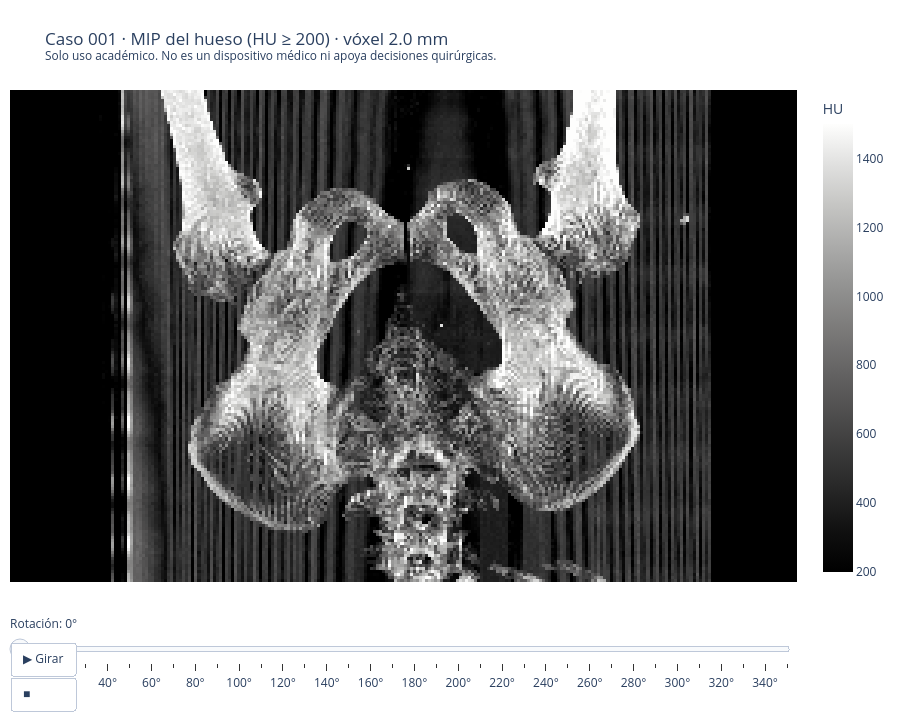

Here is the notebook cell this chart was saved with:
### Markdown cell above
## 6. Visualizador 1 — MIP del volumen crudo (solo hueso)

Este visualizador es preprocesamiento clásico, **sin modelo** — la idea es tener
una referencia de lo que se ve con puro procesamiento de imagen, antes de que
haya red que comparar.

El proceso: umbral de hueso en HU sobre el volumen sin procesar, remuestreo a
vóxel isotrópico de 2 mm (solo para que la proyección no salga deformada, porque
el espaciado original no es isotrópico) y proyección de máxima intensidad.
Girando el volumen alrededor del eje cráneo-caudal se arma la vista 3D: el
slider recorre los ángulos y el botón ▶ lo anima.

Lo exporto como HTML autocontenido para que el dashboard de la semana 11 lo
incruste tal cual, sin dependencias.

### Code cell
UMBRAL_HU = 200
viz_mip.figura_tres_vistas(caso.ct, caso.spacing, caso.id, UMBRAL_HU).savefig(SALIDAS / f"mip3_{caso.id}.png", dpi=110)
fig = viz_mip.figura_mip(caso.ct, caso.spacing, caso.id, umbral_hu=UMBRAL_HU)
fig.write_html(SALIDAS / f"visualizador1_mip_{caso.id}.html", include_plotlyjs="cdn")
fig.show()

### Figure 1 — Plotly figure (JSON) as saved in the notebook; plotly's stock layout.template omitted (floating-point values rounded to 4 significant figures; data arrays with more than 128 entries replaced by an {"elided": "..."} marker saying what was removed)
{"data": [{"colorbar": {"title": {"text": "HU"}}, "colorscale": [[0.0, "rgb(0, 0, 0)"], [0.09091, "rgb(16, 16, 16)"], [0.1818, "rgb(38, 38, 38)"], [0.2727, "rgb(59, 59, 59)"], [0.3636, "rgb(81, 80, 80)"], [0.4545, "rgb(102, 101, 101)"], [0.5455, "rgb(124, 123, 122)"], [0.6364, "rgb(146, 146, 145)"], [0.7273, "rgb(171, 171, 170)"], [0.8182, "rgb(197, 197, 195)"], [0.9091, "rgb(224, 224, 223)"], [1.0, "rgb(254, 254, 253)"]], "hovertemplate": "HU %{z:.0f}<extra></extra>", "type": "heatmap", "z": {"elided": "160x200 float values"}, "zmax": 1500, "zmin": 200}], "layout": {"height": 720, "margin": {"b": 10, "l": 10, "r": 10, "t": 90}, "plot_bgcolor": "black", "sliders": [{"active": 0, "currentvalue": {"prefix": "Rotación: "}, "pad": {"t": 30}, "steps": [{"args": [["0"], {"frame": {"duration": 0, "redraw": true}, "mode": "immediate", "transition": {"duration": 0}}], "label": "0°", "method": "animate"}, {"args": [["10"], {"frame": {"duration": 0, "redraw": true}, "mode": "immediate", "transition": {"duration": 0}}], "label": "10°", "method": "animate"}, {"args": [["20"], {"frame": {"duration": 0, "redraw": true}, "mode": "immediate", "transition": {"duration": 0}}], "label": "20°", "method": "animate"}, {"args": [["30"], {"frame": {"duration": 0, "redraw": true}, "mode": "immediate", "transition": {"duration": 0}}], "label": "30°", "method": "animate"}, {"args": [["40"], {"frame": {"duration": 0, "redraw": true}, "mode": "immediate", "transition": {"duration": 0}}], "label": "40°", "method": "animate"}, {"args": [["50"], {"frame": {"duration": 0, "redraw": true}, "mode": "immediate", "transition": {"duration": 0}}], "label": "50°", "method": "animate"}, {"args": [["60"], {"frame": {"duration": 0, "redraw": true}, "mode": "immediate", "transition": {"duration": 0}}], "label": "60°", "method": "animate"}, {"args": [["70"], {"frame": {"duration": 0, "redraw": true}, "mode": "immediate", "transition": {"duration": 0}}], "label": "70°", "method": "animate"}, {"args": [["80"], {"frame": {"duration": 0, "redraw": true}, "mode": "immediate", "transition": {"duration": 0}}], "label": "80°", "method": "animate"}, {"args": [["90"], {"frame": {"duration": 0, "redraw": true}, "mode": "immediate", "transition": {"duration": 0}}], "label": "90°", "method": "animate"}, {"args": [["100"], {"frame": {"duration": 0, "redraw": true}, "mode": "immediate", "transition": {"duration": 0}}], "label": "100°", "method": "animate"}, {"args": [["110"], {"frame": {"duration": 0, "redraw": true}, "mode": "immediate", "transition": {"duration": 0}}], "label": "110°", "method": "animate"}, {"args": [["120"], {"frame": {"duration": 0, "redraw": true}, "mode": "immediate", "transition": {"duration": 0}}], "label": "120°", "method": "animate"}, {"args": [["130"], {"frame": {"duration": 0, "redraw": true}, "mode": "immediate", "transition": {"duration": 0}}], "label": "130°", "method": "animate"}, {"args": [["140"], {"frame": {"duration": 0, "redraw": true}, "mode": "immediate", "transition": {"duration": 0}}], "label": "140°", "method": "animate"}, {"args": [["150"], {"frame": {"duration": 0, "redraw": true}, "mode": "immediate", "transition": {"duration": 0}}], "label": "150°", "method": "animate"}, {"args": [["160"], {"frame": {"duration": 0, "redraw": true}, "mode": "immediate", "transition": {"duration": 0}}], "label": "160°", "method": "animate"}, {"args": [["170"], {"frame": {"duration": 0, "redraw": true}, "mode": "immediate", "transition": {"duration": 0}}], "label": "170°", "method": "animate"}, {"args": [["180"], {"frame": {"duration": 0, "redraw": true}, "mode": "immediate", "transition": {"duration": 0}}], "label": "180°", "method": "animate"}, {"args": [["190"], {"frame": {"duration": 0, "redraw": true}, "mode": "immediate", "transition": {"duration": 0}}], "label": "190°", "method": "animate"}, {"args": [["200"], {"frame": {"duration": 0, "redraw": true}, "mode": "immediate", "transition": {"duration": 0}}], "label": "200°", "method": "animate"}, {"args": [["210"], {"frame": {"duration": 0, "redraw": true}, "mode": "immediate", "transition": {"duration": 0}}], "label": "210°", "method": "animate"}, {"args": [["220"], {"frame": {"duration": 0, "redraw": true}, "mode": "immediate", "transition": {"duration": 0}}], "label": "220°", "method": "animate"}, {"args": [["230"], {"frame": {"duration": 0, "redraw": true}, "mode": "immediate", "transition": {"duration": 0}}], "label": "230°", "method": "animate"}, {"args": [["240"], {"frame": {"duration": 0, "redraw": true}, "mode": "immediate", "transition": {"duration": 0}}], "label": "240°", "method": "animate"}, {"args": [["250"], {"frame": {"duration": 0, "redraw": true}, "mode": "immediate", "transition": {"duration": 0}}], "label": "250°", "method": "animate"}, {"args": [["260"], {"frame": {"duration": 0, "redraw": true}, "mode": "immediate", "transition": {"duration": 0}}], "label": "260°", "method": "animate"}, {"args": [["270"], {"frame": {"duration": 0, "redraw": true}, "mode": "immediate", "transition": {"duration": 0}}], "label": "270°", "method": "animate"}, {"args": [["280"], {"frame": {"duration": 0, "redraw": true}, "mode": "immediate", "transition": {"duration": 0}}], "label": "280°", "method": "animate"}, {"args": [["290"], {"frame": {"duration": 0, "redraw": true}, "mode": "immediate", "transition": {"duration": 0}}], "label": "290°", "method": "animate"}, {"args": [["300"], {"frame": {"duration": 0, "redraw": true}, "mode": "immediate", "transition": {"duration": 0}}], "label": "300°", "method": "animate"}, {"args": [["310"], {"frame": {"duration": 0, "redraw": true}, "mode": "immediate", "transition": {"duration": 0}}], "label": "310°", "method": "animate"}, {"args": [["320"], {"frame": {"duration": 0, "redraw": true}, "mode": "immediate", "transition": {"duration": 0}}], "label": "320°", "method": "animate"}, {"args": [["330"], {"frame": {"duration": 0, "redraw": true}, "mode": "immediate", "transition": {"duration": 0}}], "label": "330°", "method": "animate"}, {"args": [["340"], {"frame": {"duration": 0, "redraw": true}, "mode": "immediate", "transition": {"duration": 0}}], "label": "340°", "method": "animate"}, {"args": [["350"], {"frame": {"duration": 0, "redraw": true}, "mode": "immediate", "transition": {"duration": 0}}], "label": "350°", "method": "animate"}]}], "title": {"text": "Caso 001 · MIP del hueso (HU ≥ 200) · vóxel 2.0 mm<br><sup>Solo uso académico. No es un dispositivo médico ni apoya decisiones quirúrgicas.</sup>"}, "updatemenus": [{"buttons": [{"args": [null, {"frame": {"duration": 120, "redraw": true}, "fromcurrent": true}], "label": "▶ Girar", "method": "animate"}, {"args": [[null], {"frame": {"duration": 0}, "mode": "immediate"}], "label": "■", "method": "animate"}], "pad": {"t": 60}, "showactive": false, "type": "buttons", "x": 0, "xanchor": "left", "y": 0, "yanchor": "top"}], "xaxis": {"visible": false}, "yaxis": {"scaleanchor": "x", "visible": false}}}
